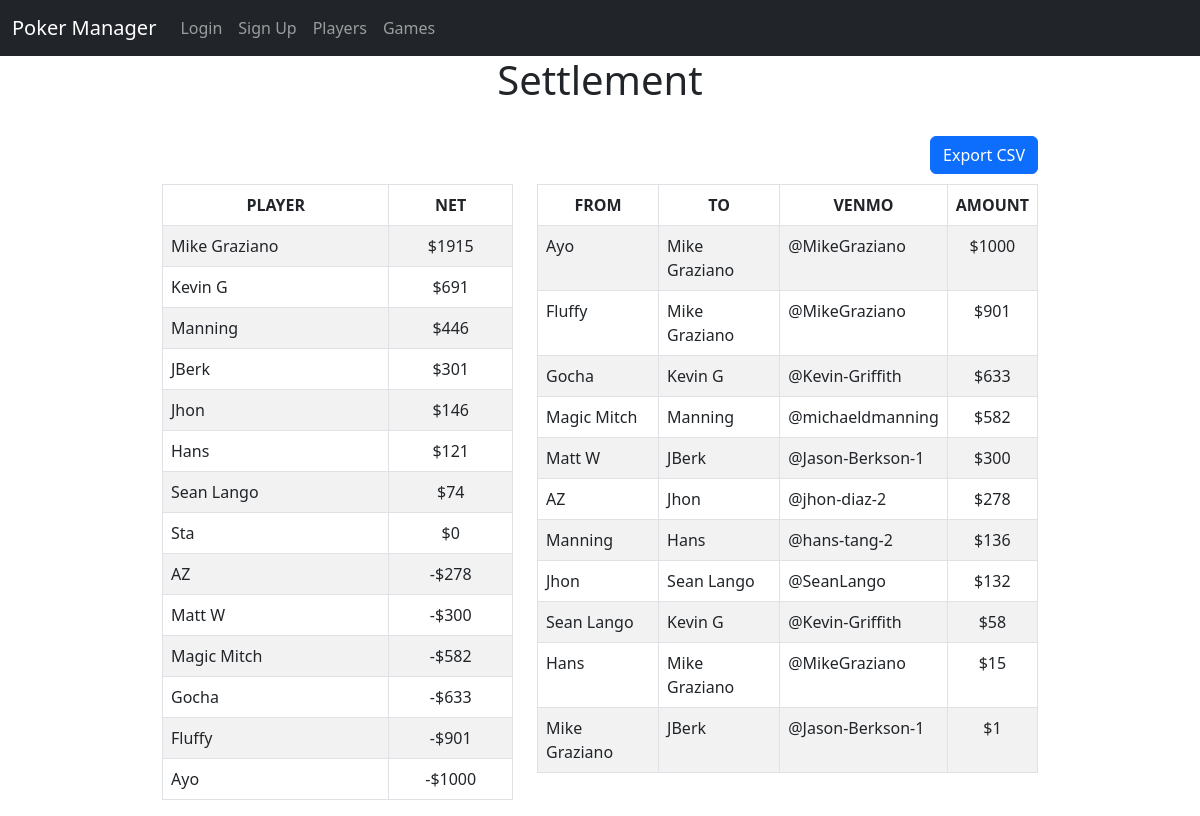
Screenshot of /payout?game_id=2 with the database file from the repository.
### website/models.py (models this page shows)
class Player(db.Model):
	id = db.Column(db.Integer, primary_key=True)
	name = db.Column(db.String(150), unique=True)
	venmo = db.Column(db.String(300))
	email = db.Column(db.String(300))
	games_played = db.Column(db.Integer, default=0)
	aliases = db.relationship('Alias', backref='player')
	earnings = db.relationship('Earning', backref='player')

class Earning(db.Model):
	id = db.Column(db.Integer, primary_key=True)
	net = db.Column(db.Integer)
	game_id = db.Column(db.Integer, db.ForeignKey('game.id'))
	player_id = db.Column(db.Integer, db.ForeignKey('player.id'))

class Payment(db.Model):
	id = db.Column(db.Integer, primary_key=True)
	amount = db.Column(db.Integer)
	game_id = db.Column(db.Integer, db.ForeignKey('game.id'))
	payer = db.Column(db.Integer, db.ForeignKey('player.id'))
	payee = db.Column(db.Integer, db.ForeignKey('player.id'))

### website/views.py (the view)
@views.route('/payout', methods=['GET', 'POST'])
def payout():
	if request.method == 'GET':
		game_id = request.args.get('game_id')
		if len(game_id) < 1:
			flash('Game not found.', category='error')
	payments = Payment.query.filter_by(game_id=game_id)
	earnings = Earning.query.order_by(Earning.net.desc()).filter_by(game_id=game_id)
	players = Player.query.all()
	new_earnings = []
	if earnings:
		for earning in earnings:
			if earning.net < 0:
				net = '-$' + str(abs(earning.net))
			else:
				net = '$' + str(earning.net)
			new_earnings.append({'net': earning.net, 'formatted_net' : net, 'player_id': earning.player_id})
	return render_template("payout.html", user=current_user, payments=payments, players=players, game_id=game_id, earnings=new_earnings)

### website/templates/payout.html (shortened to what this page needs)
{% extends "base.html" %}
{% block content %}
<link rel="stylesheet" href="https://cdn.datatables.net/1.10.22/css/dataTables.bootstrap4.min.css"/>
<h1 align="center">Settlement</h1>
<br/>
<a type="button" class="btn btn-primary float-end" href="/export_settlement?game_id={{game_id}}">Export CSV</a>
		<br/><br/>
<div class="row">
	{% if earnings %}
	<div class="col-5">
		<table class="table table-striped table-hover table-bordered" id="payoutTable">
			<thead>
			<tr>
				<th scope="col" style="text-align:center">PLAYER</th>
				<th scope="col" style="text-align:center">NET</th>
			</tr>
			</thead>
			<tbody>
				{% for earning in earnings %}
			<tr>
				<td>{% for player in players %}
						{% if player['id'] == earning.player_id %}
						{{ player.name }}
						{% endif %}
					{% endfor %}
					</td>
				<td align="center">{{ earning.formatted_net }}</td>
			</tr>
			{% endfor %}
			</tbody>
		</table>
	</div>
	<div class="col-7">
	{% else %}
	<div class="col-12">
	{% endif %}
		<table class="table table-striped table-hover table-bordered" id="payoutTable">
			<thead>
			<tr>
				<th scope="col" style="text-align:center">FROM</th>
				<th scope="col" style="text-align:center">TO</th>
				<th scope="col" style="text-align:center">VENMO</th>
				<th scope="col" style="text-align:center">AMOUNT</th>
			</tr>
			</thead>
			<tbody>
				{% for payment in payments %}
			<tr>
				<td>{% for player in players %}
						{% if player['id'] == payment.payer %}
						{{ player.name }}
						{% endif %}
					{% endfor %}
					</td>
					<td>{% for player in players %}
						{% if player['id'] == payment.payee %}
						{{ player.name }}
						{% endif %}
					{% endfor %}</td>
					<td>{% for player in players %}
						{% if player['id'] == payment.payee %}
						{{ player.venmo}}
						{% endif %}
					{% endfor %}</td>
				<td align="center">${{ payment.amount }}</td>
			</tr>
			{% endfor %}
			</tbody>
		</table>
	</div>
</div>
{% endblock %}

### website/templates/base.html (shortened to what this page needs)
<!DOCTYPE html>
<html>
    <head>
<link href="https://cdn.jsdelivr.net/npm/bootstrap@5.2.0-beta1/dist/css/bootstrap.min.css" rel="stylesheet">
    <link
      rel="stylesheet"
      href="https://stackpath.bootstrapcdn.com/font-awesome/4.7.0/css/font-awesome.min.css"
    />
    </head>
    <body>
        <nav class="navbar navbar-expand-lg navbar-dark bg-dark">
            <div class="container-fluid">
              <div class="collapse navbar-collapse" id="mainNavbar">
                <a class="navbar-brand" href="/">Poker Manager</a>
                <ul class="navbar-nav me-auto mb-2 mb-lg-0">
                    {% if user and  user.is_authenticated %}
                    <li class="nav-item"><a class="nav-link" id="nav-logout" href="/logout">Logout</a></li>
                    {% else %}
                    <li class="nav-item"><a class="nav-link" id="nav-login" href="/login">Login</a></li>
                    <li class="nav-item"><a class="nav-link" id="nav-signUp" href="/sign-up">Sign Up</a></li>
                    {% endif %}
                    <li class="nav-item"><a class="nav-link" id="nav-players" href="/players">Players</a></li>
                    <li class="nav-item"><a class="nav-link" id="nav-import-game" href="/games">Games</a></li>
                </ul>
              </div>
            </div>
          </nav>
        <div class="container" style="max-width:900px">
            {% block content %}
            {% endblock %}
        </div>
    </body>
</html>

### rows the page displays
Earning: formatted_net "$1915"
Player: name "Mike Graziano", venmo "@MikeGraziano"
Earning: formatted_net "$691"
Player: name "Kevin G", venmo "@Kevin-Griffith"
Earning: formatted_net "$446"
Player: name "Manning", venmo "@michaeldmanning"
Earning: formatted_net "$301"
Player: name "JBerk", venmo "@Jason-Berkson-1"
Player: name "Jhon", venmo "@jhon-diaz-2"
Player: name "Hans", venmo "@hans-tang-2"
Player: name "Sean Lango", venmo "@SeanLango"
Player: name "Sta"
Earning: formatted_net "-$278"
Player: name "AZ"
Earning: formatted_net "-$300"
Player: name "Matt W"
Earning: formatted_net "-$582"
Player: name "Magic Mitch"
Earning: formatted_net "-$633"
Player: name "Gocha"
Earning: formatted_net "-$901"
Player: name "Fluffy"
Earning: formatted_net "-$1000"
Player: name "Ayo"
Payment: amount "1000"
Payment: amount "901"
Payment: amount "633"
Payment: amount "582"
Payment: amount "300"
Payment: amount "278"
Payment: amount "136"
Payment: amount "132"
Payment: amount "58"
Payment: amount "15"
Payment: amount "1"

### other values shown
{{ earning.formatted_net }} "$146" "$121" "$74" "$0"
